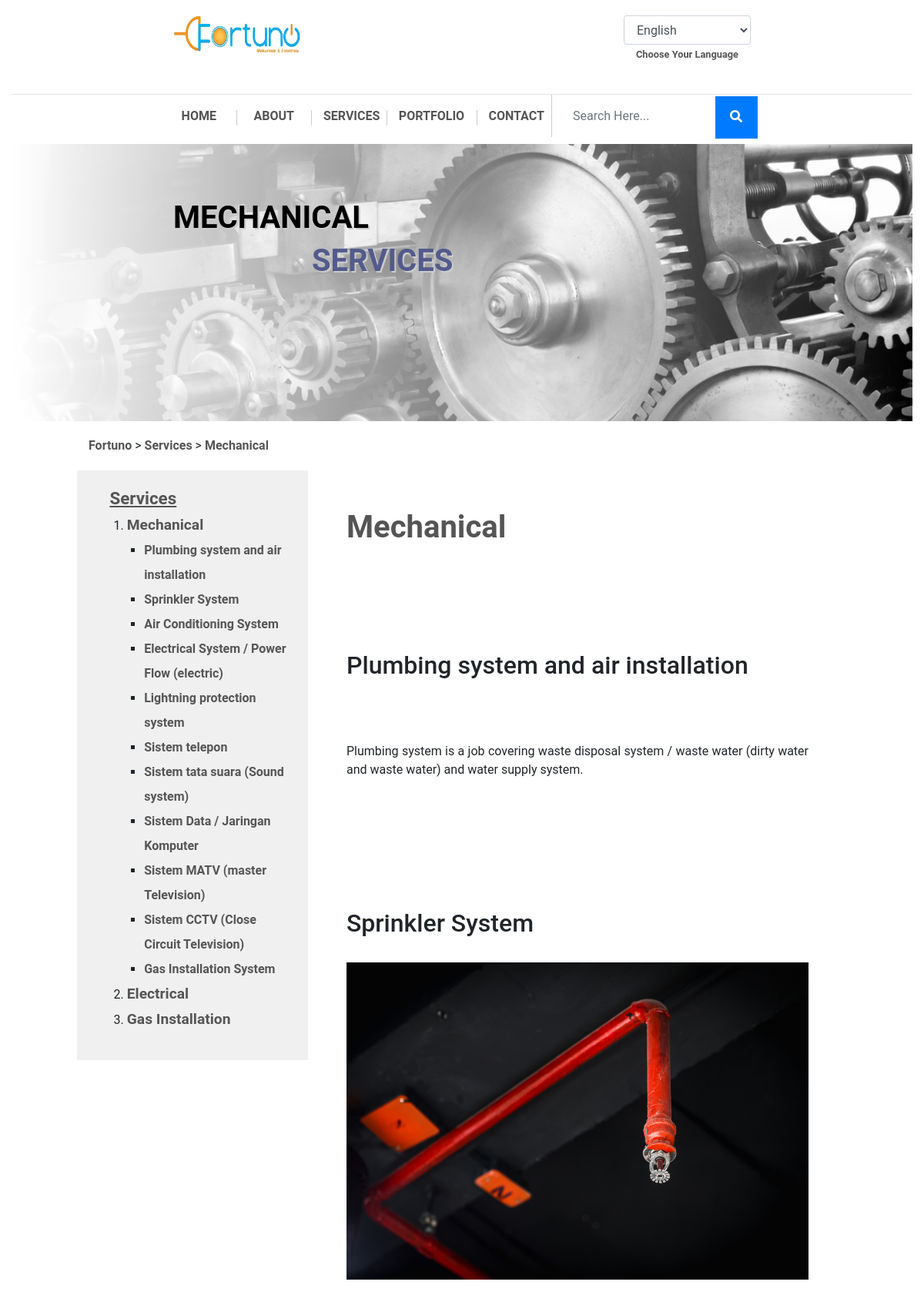
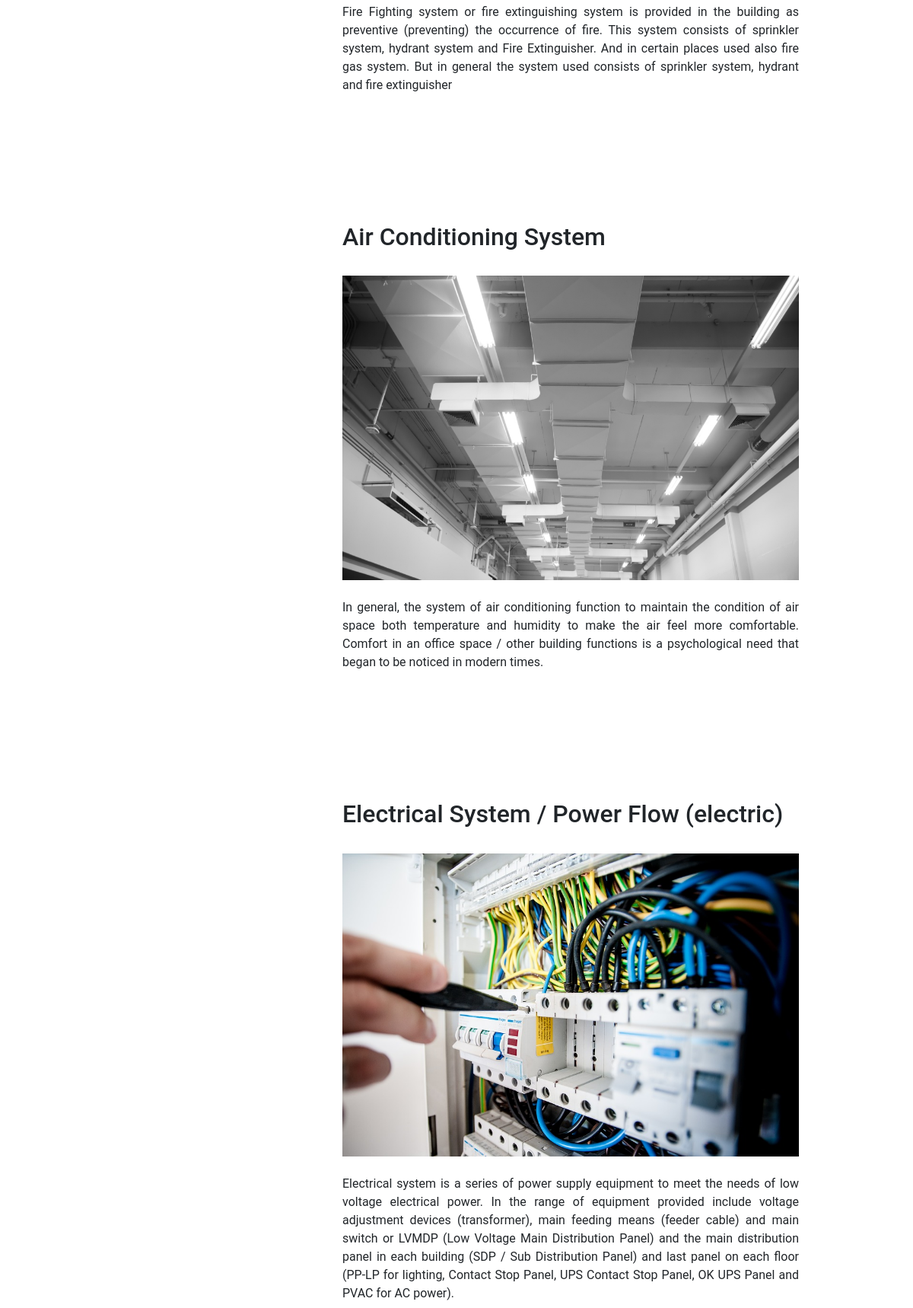
The page /services/mechanical (upper part) on the database its author committed (2 pictures, top to bottom).
### tables this page shows
CREATE TABLE `fortu_catservices` (
  `catservices_id` int(11) NOT NULL,
  `catservices_name` varchar(255) NOT NULL,
  `catservices_name_en` varchar(255) NOT NULL,
  `catservices_desc` text NOT NULL,
  `catservices_desc_en` text NOT NULL,
  `catservices_pub` enum('88','99') NOT NULL,
  `catservices_link` varchar(255) NOT NULL,
  `catservices_icon` varchar(255) NOT NULL
);

CREATE TABLE `fortu_image` (
  `image_id` int(11) NOT NULL,
  `parent_id` int(11) NOT NULL,
  `image_parent_name` varchar(255) NOT NULL,
  `image_name` varchar(255) NOT NULL,
  `image_seq` tinyint(4) NOT NULL
);

CREATE TABLE `fortu_services` (
  `services_id` int(11) NOT NULL,
  `catservices_id` int(8) NOT NULL,
  `services_name` varchar(255) NOT NULL,
  `services_name_en` varchar(255) NOT NULL,
  `services_desc` text NOT NULL,
  `services_desc_en` text NOT NULL,
  `services_alt` varchar(255) NOT NULL COMMENT 'alt untuk gambar',
  `services_pub` enum('88','99') NOT NULL COMMENT '99 = publish',
  `services_link` varchar(255) NOT NULL
);

### application/views/index.php (called while the page is built, shortened)
<?php
$this->load->view('component/top', isset($top) ? $top : 0);
$this->load->view('component/header', isset($header) ? $header : 0);
$this->load->view($content, isset($component) ? $component : 0);

### application/controllers/Services.php (called while the page is built, shortened)
<?php
  class Services extends Frontend_Controller
  {
    function __construct() {
      parent::__construct();
      $this->data['content'] = 'pages/services';
      $this->data['top'] = 'services';
      $this->data['header']['services']['title'] = strtoupper('services');
      $this->data['bottom'] = 'services';
    }
    function category($link)
    {
      $arr_where = array('catservices_pub' => '99', 'image_parent_name' => 'catservices', 'catservices_link' => $link);
      $categories = $this->catservices_model->get_category($arr_where);
      $category = $this->catservices_model->olahData($categories, TRUE);
      $this->data['category'] = $category;
      $this->load->view('index', $this->data);
    }
  }
 ?>

### index.php (called while the page is built, shortened)
<?php
require_once BASEPATH.'core/CodeIgniter.php';

### application/helpers/hash_helper.php (called while the page is built, shortened)
<?php
function hash_link_encode($value){
	$_this =& get_instance();
	$encode = $_this->encryption->encrypt($value);
	$result = str_replace(array('+','/','='), array('-','_','~'), $encode);
	return $result;
}

### application/core/MY_Model.php (called while the page is built, shortened)
<?php
class MY_Model extends CI_Model
{
	protected $_table_name;
	protected $_order_by;
	protected $_order_by_type;
	protected $_primary_filter = 'intval';
	protected $_primary_key;
	public function get($id = NULL, $single = FALSE)
	{
		if ($id != NULL) {
			$filter = $this->_primary_filter;
			$id = $filter($id);
			$this->db->where($this->_primary_key, $id);
			$method = 'row';
		}
		elseif ($single == TRUE) {
			$method = 'row';
		}
		else {
			$method = 'result';
		}
		if ($this->_order_by_type) {
			$this->db->order_by($this->_order_by, $this->_order_by_type);
		}
		else {
			$this->db->order_by($this->_order_by);
		}
		return $this->db->get('{PRE}'.$this->_table_name)->$method();
	}
	public function get_by($where = NULL, $limit = NULL, $offset = NULL, $single = FALSE, $select = NULL)
	{
		if ($where != NULL) {
			$this->db->where($where);
		}
		if (($limit) && ($offset)) {
			$this->db->limit($limit, $offset);
		}
		elseif (($limit)) {
			$this->db->limit($limit);
		}
		return $this->get(NULL, $single);
	}
	public function count($where = NULL)
	{
		if ($where) {
			$this->db->where($where);
		}
		$this->db->from('{PRE}'.$this->_table_name);
		return $this->db->count_all_results();
	}
}

### application/models/Catservices_model.php (called while the page is built, shortened)
<?php
class Catservices_model extends MY_Model
{
	protected $_table_name = 'catservices';
	public function get_category($where = NULL, $limit = NULL, $offset= NULL, $single=FALSE, $select=NULL, $like = NULL, $order = NULL)
	{
		$this->db->join('{PRE}'.'image', '{PRE}'.'image.parent_id = {PRE}'.$this->_table_name.'.catservices_id');
		return parent::get_by($where,$limit,$offset,$single,$select);
	}
	function olahData($categories, $wimage=NULL)
	{
	  $category = array();
	  foreach ($categories as $cat) {
			$this->db->where(array('catservices_id' => $cat->catservices_id, 'services_pub' => '99', 'image_parent_name' => 'services'));
			$this->db->join('{PRE}'.'image', '{PRE}'.'image.parent_id = {PRE}services.services_id');
			$services = $this->db->get('{PRE}services')->result();
	    $serpis = array();
	    foreach ($services as $service) {
	      $serpis[] = (object)array(
	        'services_name' => $service->services_name,
	        'services_name_en' => $service->services_name_en,
	        'services_desc' => $service->services_desc,
	        'services_desc_en' => $service->services_desc_en,
					'services_link' => $service->services_link,
	        'services_img' => $service->image_name
	      );
	    }
	    $category[] = (object)array(
	      'catservice_name' => $cat->catservices_name,
	      'catservice_name_en' => $cat->catservices_name_en,
				'catservice_desc' => $cat->catservices_desc,
	      'catservice_desc_en' => $cat->catservices_desc_en,
				'catservice_icon' => $cat->catservices_icon,
				'catservice_link' => $cat->catservices_link,
	      'services' => $serpis
	      );
	    ($wimage == TRUE) ? $category[0]->catservice_bg = $cat->image_name : '';
	  }
	  return $category;
	}
}

### application/core/MY_Controller.php (called while the page is built, shortened)
<?php
class Frontend_Controller extends MY_Controller
{
	public function __construct()
	{
		$categories = $this->catservices_model->get_by(array('catservices_pub' => '99'));
		$this->data['cat_all'] = $this->catservices_model->olahData($categories, FALSE);
	}
}

### application/views/pages/services.php (the view, shortened to what this page needs)
 <div class="row services-gap">
   <div class="col-md-1"></div>
   <div class="col-md-11">
     <?php $link_nav_jadul =  substr(base_url(), 0, -1); ?>
     <a href="<?=$link_nav_jadul;?>/">Fortuno</a>
     <?php foreach ($this->uri->segments as  $value) {
       ?> > <a href="<?=$link_nav_jadul .= '/'. $value;?>"><?=ucwords($value);?></a>  <?php
     }  ?>
   </div>
 </div>
<div class="row services-container">
  <div class="col-md-1"></div>
  <div class="col-md-3 aside-container">
    <aside>
      <ul>
        <li><a class="title" href="<?php echo base_url(); ?>services">Services</a>
          <ul>
            <?php foreach ($cat_all as $categ):
              $field_cat = cekBahasa('catservice_name');
             ?>
              <li><a class="sub-title" href="<?php echo site_url('services/'.$categ->catservice_link)?>"><?=$categ->$field_cat?></a>
                <ul>
                <?php foreach ($categ->services as $service):
                  $field_service = cekBahasa('services_name');
                 ?>
                  <li><a class="point" href="<?php echo base_url(); ?>services/<?=str_replace(' ', '-', strtolower($categ->$field_cat))?>#<?=strtolower(url_title($service->$field_service));?>"><?=$service->$field_service?></a></li>
                 <?php endforeach; ?>
                </ul>
              </li>
            <?php endforeach; ?>
          </ul>
        </li>
      </ul>
    </aside>
  </div>
  <div class="col-md-7 article-container">
    <?php if (isset($category)):
      $field_cat = cekBahasa('catservice_name');
     ?>
     <h1><a href="#"><?php echo $category[0]->$field_cat; ?></a></h1>
    <?php else: ?>
      <h1><a href="#"><?php echo $component['title']; ?></a></h1>
    <?php endif; ?>
    <article>
      <?php if (isset($category)): ?>
        <?php foreach ($category[0]->services as $categ):
          $field_name = cekBahasa('services_name');
          $field_desc = cekBahasa('services_desc');
         ?>
          <h2 id="<?=strtolower(url_title($categ->$field_name));?>" style="padding-top:16vh" class="h2"><?=$categ->$field_name;?></h2><br>
          <img style="max-width:100%;" src="<?=site_url('uploads/img/services/'.$categ->services_img)?>" alt="">
          <div class="text-justify"><br><?=$categ->$field_desc;?></div><br>
        <?php endforeach; ?>
      <?php endif; ?>
    </article>
  </div>
  <div class="col-md-1"></div>
</div>

### application/views/component/header.php (shortened to what this page needs)
<header id="beranda">
  <div class="container-fluid header">
    <div class="row">
      <div class="col-md-2"></div>
      <div class="col-md-2 logo">
        <img class="img-fluid" src="<?php echo base_url(); ?>dist/img/assets/logo.png" alt="Fortuno">
      </div>
      <div class="col-md-4"></div>
      <div class="col-md-2 lang-container">
        <div class="form-group text-center select_language">
          <select onchange="this.options[this.selectedIndex].value && (window.location = this.options[this.selectedIndex].value);" class="form-control cursor_pointer" id="select_language">
            <?php $bawa_link = base_url(uri_string()); ?>
            <option <?=($lang_active == 'english') ? 'selected' : '' ;?> value="<?=site_url('lang/choose/en?link='.hash_link_encode($bawa_link))?>">English</option>
          </select>
          <?php if ($lang_active == 'indonesia'): ?>
            <label for="select_language"><small class="hoverious">Pilih Bahasa Anda</small></label>
          <?php else: ?>
            <label for="select_language"><small class="hoverious">Choose Your Language</small></label>
          <?php endif; ?>
        </div>
      </div>
      <div class="col-md-2"></div>
    </div>
    <?php
      $at_index = "";
      $match_url = array(0);
      preg_match('/^\/fortuno\/(|index\.php)$/', $_SERVER['REQUEST_URI'], $match_url);
      if (!isset($match_url[0])) {
        $at_index = base_url();
      }
    ?>
    <nav class="row text-center nav-desktop">
      <div class="col-md-2"></div>
      <div class="col-md-1 nav-list homepage"><a href="<?=base_url()?>#beranda">HOME</a></div>
      <div class="col-md-1 nav-list about"><a href="<?=base_url()?>#about">ABOUT</a></div>
      <div class="col-md-1 nav-list services position-relative menu-has-sub"><a href="<?php echo $at_index; ?>#services">SERVICES</a>
      </div>
      <div class="col-md-1 nav-list portfolio"><a href="<?=base_url()?>#portfolio">PORTFOLIO</a></div>
      <div class="col-md-1 nav-list contact"><a href="<?=base_url()?>#contact">CONTACT</a></div>
      <div class="col-md-3 text-left search-container">
        <div class="form-group search">
          <form id="search" action="<?=base_url()?>search/<?=($this->uri->segment(2) === 'portfolio') ? 'portfolio' : 'services'?>/0/index.php" method="get">
            <input type="text" name="s" class="form-control <?=(null !== $this->uri->segment(4)) ? 'underline' : '';?>" placeholder="Search Here..." value="<?=
              (null !== $this->uri->segment(4)) ? str_replace('%20', ' ', str_replace('-', ' ', $this->uri->segment(4))) : '';
            ?>">
            <button class="btn btn-primary" type="submit"><i class="fas fa-search"></i></button>
          </form>
        </div>
      </div>
    </nav>
    <?php if (!$at_index): ?>
      <div id="sampul" style="background-image: url('<?php echo base_url(); ?>dist/img/assets/slider1.png');">
        <div class="row mt-0">
          <div class="col-md-3"></div>
          <div class="col-md-6 materi"><br><br><br>
            <span class="h1"><strong>Welcome to </strong></span><br>
            <span class="h1 cblue"><strong>Fortuno Website.</strong></span><br><br>
            <p class="h5 mt-4"><strong><?=$lang['header_txt']?></strong></p>
            <?php $mecha = cekBahasa('text_mecha');?>
            <div class="h5 text-justify mt-4"><?=$text->$mecha;?></div>
          </div>
        </div>
      </div>
    <?php elseif (isset($header['services'])): ?>
      <?php (isset($category)) ? $sampul = $category[0]->catservice_bg : $sampul = 'services.png' ; ?>
      <div id="sampul2" class="position-relative" style="background-image: url('<?php echo base_url(); ?>uploads/img/catservices/<?php echo $sampul ?>');">
        <div class="modal-color position-absolute"></div>
        <div class="row">
          <div class="col-md-2"></div>
          <div class="col-md-4 title-sampul2">
            <?php if (isset($category)): ?>
              <p class="h1"><strong><?php echo strtoupper($category[0]->catservice_name) ?></strong></p>
            <?php endif; ?>
            <p class="h1"><strong><?php echo $header['services']['title']; ?></strong></p>
          </div>
          <div class="col-md-4"></div>
          <div class="col-md-2"></div>
        </div>
      </div>
    <?php endif; ?>
  </div>
</header>

### rows shown on the page
fortu_catservices: fortu_image.image_name (picture)
fortu_services: field_service "Plumbing system and air installation", field_name "Plumbing system and air installation", field_desc "Plumbing system is a job covering waste disposal system / waste water (dirty water and waste water) and water supply system."
fortu_services: field_service "Sprinkler System", field_name "Sprinkler System", fortu_image.image_name (picture), field_desc "Fire Fighting system or fire extinguishing system is provided in the building as preventive (preventing) the occurrence of fire. This system consists of sprinkler system, hydrant system and Fire Extinguisher. And in certain places used also fire gas system. But in general the system used consists of sprinkler system, hydrant and fire extinguisher"
fortu_services: field_service "Air Conditioning System", field_name "Air Conditioning System", fortu_image.image_name (picture), field_desc "In general, the system of air conditioning function to maintain the condition of air space both temperature and humidity to make the air feel more comfortable. Comfort in an office space / other building functions is a psychological need that began to be noticed in modern times."
fortu_services: field_service "Electrical System / Power Flow (electric)", field_name "Electrical System / Power Flow (electric)", fortu_image.image_name (picture), field_desc "Electrical system is a series of power supply equipment to meet the needs of low voltage electrical power. In the range of equipment provided include voltage adjustment devices (transformer), main feeding means (feeder cable) and main switch or LVMDP (Low Voltage Main Distribution Panel) and the main distribution panel in each building (SDP / Sub Distribution Panel) and last panel on each floor (PP-LP for lighting, Contact Stop Panel, UPS Contact Stop Panel, OK UPS Panel and PVAC for AC power)."
fortu_services: field_service "Lightning protection system"
fortu_services: field_service "Sistem telepon"
fortu_services: field_service "Sistem tata suara (Sound system)"
fortu_services: field_service "Sistem Data / Jaringan Komputer"
fortu_services: field_service "Sistem MATV (master Television)"
fortu_services: field_service "Sistem CCTV (Close Circuit Television)"
fortu_services: field_service "Gas Installation System"
fortu_catservices: field_cat "Electrical"
fortu_catservices: field_cat "Gas Installation"

### other values the page prints
$category[0]->catservice_name "MECHANICAL"
$header['services']['title'] "SERVICES"
$value "Services"
$value "Mechanical"
$categ->$field_cat "Mechanical"
$category[0]->$field_cat "Mechanical"
